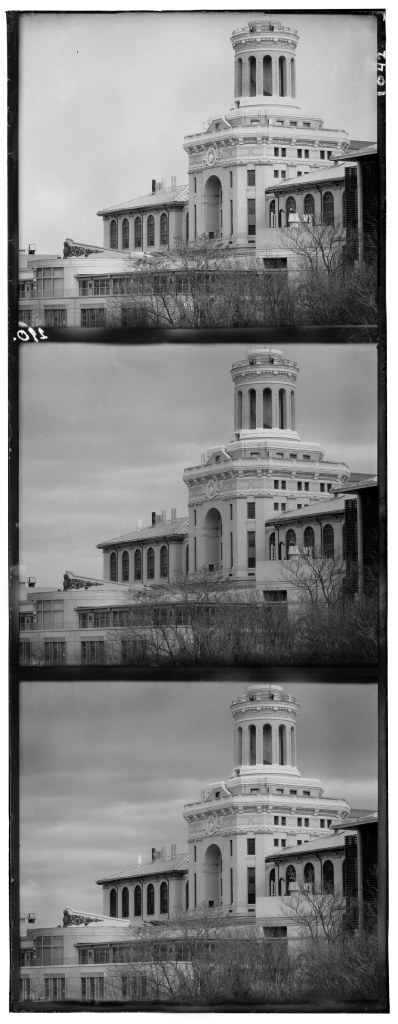
#> input picture HW1/2/P2/01.jpg, 398 x 1024 px
$ python d.py
#> lines starting #> are read from the running program, lines starting #| are printed output that depends on the picture
### HW1/2/a.py
from matplotlib import image as img
from matplotlib import pyplot as plt


def extract_channels(img):
    h = img.shape[0]
    b = img[:int(h/3),:]
    g = img[int(h/3):int(2*h/3),:]
    r = img[int(2*h/3):h-1,:]
    return b,g,r

# [29 lines that do not run on import are left out]

### HW1/2/b.py
import numpy as np
from matplotlib import image as img
from matplotlib import pyplot as plt
from a import extract_channels

def stack_channels(r,g,b):
    return np.dstack((r, g, b))

# [22 lines that do not run on import are left out]

### HW1/2/d.py
import numpy as np
from matplotlib import image as img
from matplotlib import pyplot as plt
from a import extract_channels
from b import stack_channels
import cv2
import time


def corrcoef(x,y):
    return np.corrcoef(x.ravel(), y.ravel())

def align_two_matrix(mat1,mat2,low_res_search):
    original_mat1 = mat1 = mat1.copy()
    original_mat2 = mat2 = mat2.copy()
    if(low_res_search):
        mat1 = cv2.resize(mat1, dsize=(int(mat1.shape[1]/2),int(mat1.shape[0]/2)), interpolation=cv2.INTER_CUBIC)
        mat2 = cv2.resize(mat2, dsize=(int(mat2.shape[1]/2), int(mat2.shape[0]/2)), interpolation=cv2.INTER_CUBIC)
    h = 0
    v = 0
    min_similarity = 0
    for i in range(-15,+15):
        for j in range(-15,15):
            rolled_mat2 = np.roll(np.roll(mat2,i,axis=0),j,axis=1)
            similarity = np.sum(corrcoef(mat1, rolled_mat2))
            if similarity>min_similarity:
                min_similarity = similarity
                h = i
                v = j
    if low_res_search:
        return np.roll(np.roll(original_mat2, h * 2, axis=0), v * 2, axis=1)
    else:
        return np.roll(np.roll(original_mat2, h, axis=0), v, axis=1)

def align_results(r,g,b):
    r = align_two_matrix(g,r,True)
    b = align_two_matrix(g,b,True)
    r = align_two_matrix(g, r, False)
    b = align_two_matrix(g, b, False)
    return stack_channels(r,g,b)


if __name__ == "__main__":
    start_time = time.time()

    fig, ax = plt.subplots(2, 2)
    image = img.imread("P2/01.jpg")
#> image is the input picture: shape (1024, 398); min 0, max 255, mean 131.7
    b, g, r = extract_channels(image)
    rgb = align_results(r, g, b)
#> after the loop in align_two_matrix, `for i in range(-15,+15):`: h = 3; min_similarity = 3.59; v = 0
    ax[0, 0].imshow(rgb)
    image = img.imread("P2/02.jpg")
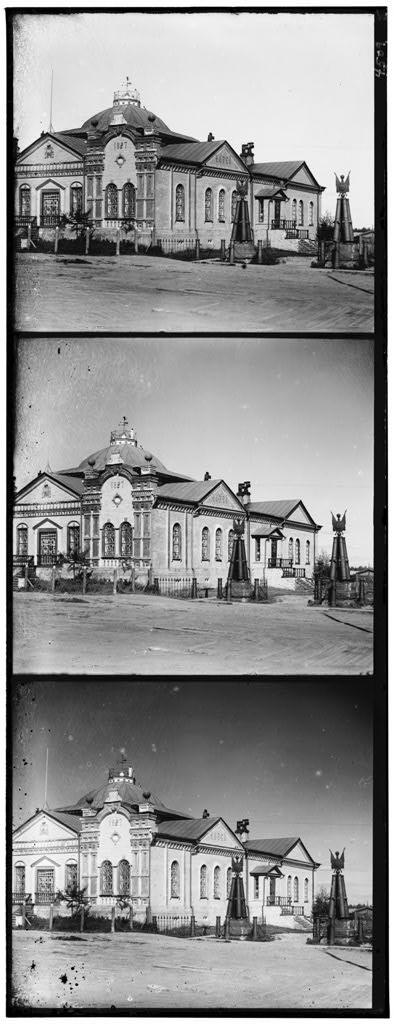
#> input picture HW1/2/P2/02.jpg, 394 x 1024 px
#> image is the input picture: shape (1024, 394); min 0, max 255, mean 144.3
    b, g, r = extract_channels(image)
    rgb = align_results(r, g, b)
    ax[0, 1].imshow(rgb)
    image = img.imread("P2/03.jpg")
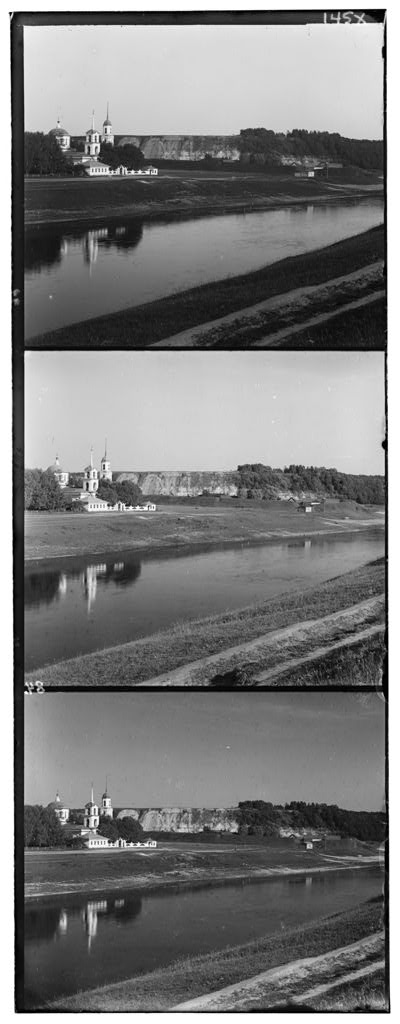
#> input picture HW1/2/P2/03.jpg, 400 x 1024 px
#> image is the input picture: shape (1024, 400); min 0, max 255, mean 124.2
    b, g, r = extract_channels(image)
    rgb = align_results(r, g, b)
#> in align_two_matrix (call 10), `mat2 = cv2.resize(mat2, dsize=(int(mat2.shape[1]/2), int(mat2.shape[0]..`:
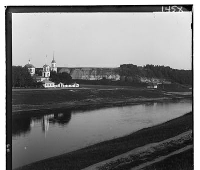
#> mat2: shape (170, 200); min 0, max 255, mean 125.9
#> after the loop in align_two_matrix (call 10), `for i in range(-15,+15):`: h = -3; min_similarity = 3.53; v = 0
    ax[1, 0].imshow(rgb)
    image = img.imread("P2/04.jpg")
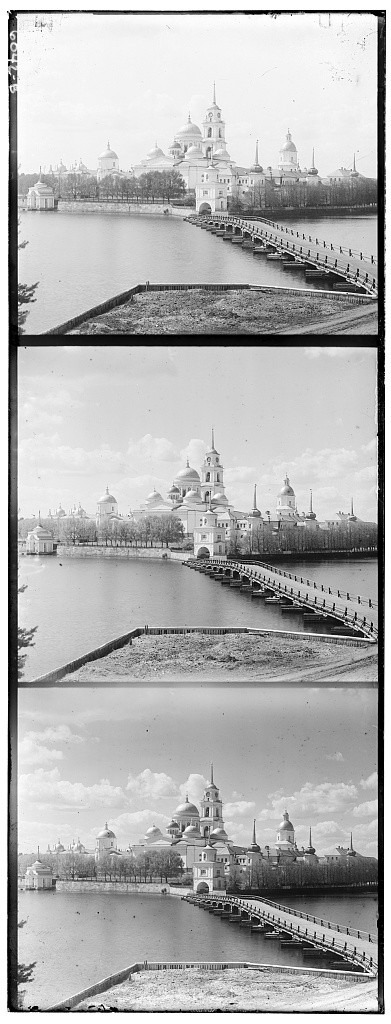
#> input picture HW1/2/P2/04.jpg, 391 x 1024 px
#> image is the input picture: shape (1024, 391); min 0, max 255, mean 177.7
    b, g, r = extract_channels(image)
    rgb = align_results(r, g, b)
#> in align_two_matrix (call 14), `mat2 = cv2.resize(mat2, dsize=(int(mat2.shape[1]/2), int(mat2.shape[0]..`:
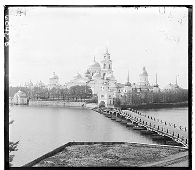
#> mat2: shape (170, 195); min 0, max 255, mean 189.1
#> after the loop in align_two_matrix (call 14), `for i in range(-15,+15):`: h = 3; min_similarity = 3.58; v = 0
#> after the loop in align_two_matrix (call 15), `for i in range(-15,+15):`: min_similarity = 3.39; v = 1
#> in align_two_matrix (call 15), `return np.roll(np.roll(original_mat2, h, axis=0), v, axis=1)`:
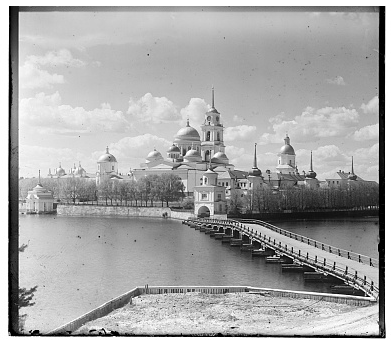
#> returned value: shape (341, 391); min 0, max 255, mean 167.3
#> in stack_channels (call 4), `return np.dstack((r, g, b))`:
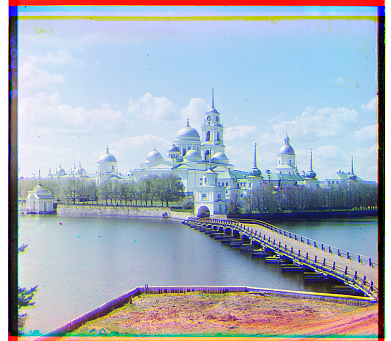
#> returned value: shape (341, 391, 3); mean of channels 0, 1, 2 167.3, 176.2, 189.2; drawn as R, G, B
    ax[1, 1].imshow(rgb)
    print("--- %s seconds ---" % (time.time() - start_time))
    plt.show()
